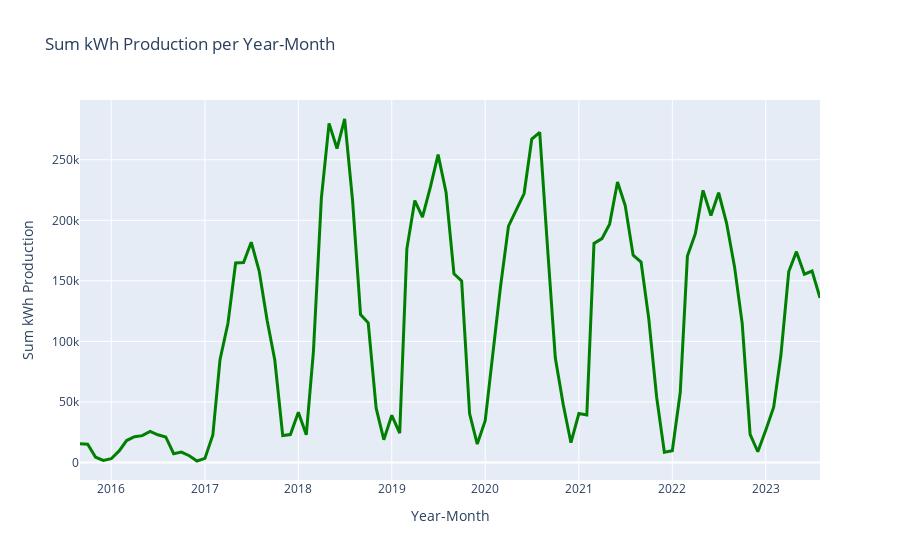

This figure's notebook cell:
### Markdown cell above
We can create a similar visualization but include months alongside years to get a more detailed perspective on the cyclical solar energy pattern in Calgary.

### Code cell
solar_data['date'] = pd.to_datetime(solar_data['date'])

solar_data['year'] = solar_data['date'].dt.year
solar_data['month'] = solar_data['date'].dt.month

# Find total kWh produced for each year and month
sum_kWh_per_month = solar_data.groupby(['year', 'month'])['kWh'].sum().reset_index()
sum_kWh_per_month['year_month'] = sum_kWh_per_month.apply(lambda x: f"{int(x['year'])}-{int(x['month']):02d}", axis=1)

month_fig = px.line(sum_kWh_per_month, x='year_month', y='kWh', title='Sum kWh Production per Year-Month',
                    labels={'year_month': 'Year-Month', 'kWh': 'Sum kWh Production'})

month_fig.update_traces(line=dict(color='green', width=3)).show()

### Figure 1 — Plotly figure (JSON) as saved in the notebook; plotly's stock layout.template omitted (floating-point values rounded to 4 significant figures)
{"data": [{"hovertemplate": "Year-Month=%{x}<br>Sum kWh Production=%{y}<extra></extra>", "legendgroup": "", "line": {"color": "green", "dash": "solid", "width": 3}, "marker": {"symbol": "circle"}, "mode": "lines", "name": "", "orientation": "v", "showlegend": false, "type": "scatter", "x": ["2015-09", "2015-10", "2015-11", "2015-12", "2016-01", "2016-02", "2016-03", "2016-04", "2016-05", "2016-06", "2016-07", "2016-08", "2016-09", "2016-10", "2016-11", "2016-12", "2017-01", "2017-02", "2017-03", "2017-04", "2017-05", "2017-06", "2017-07", "2017-08", "2017-09", "2017-10", "2017-11", "2017-12", "2018-01", "2018-02", "2018-03", "2018-04", "2018-05", "2018-06", "2018-07", "2018-08", "2018-09", "2018-10", "2018-11", "2018-12", "2019-01", "2019-02", "2019-03", "2019-04", "2019-05", "2019-06", "2019-07", "2019-08", "2019-09", "2019-10", "2019-11", "2019-12", "2020-01", "2020-02", "2020-03", "2020-04", "2020-05", "2020-06", "2020-07", "2020-08", "2020-09", "2020-10", "2020-11", "2020-12", "2021-01", "2021-02", "2021-03", "2021-04", "2021-05", "2021-06", "2021-07", "2021-08", "2021-09", "2021-10", "2021-11", "2021-12", "2022-01", "2022-02", "2022-03", "2022-04", "2022-05", "2022-06", "2022-07", "2022-08", "2022-09", "2022-10", "2022-11", "2022-12", "2023-01", "2023-02", "2023-03", "2023-04", "2023-05", "2023-06", "2023-07", "2023-08"], "xaxis": "x", "y": [15480.0, 15070.0, 4303.0, 1723.0, 3082.0, 9544.0, 18110.0, 21240.0, 22150.0, 25610.0, 22870.0, 21050.0, 7249.0, 8607.0, 5538.0, 1207.0, 3338.0, 22750.0, 84850.0, 114900.0, 164800.0, 165100.0, 181900.0, 158000.0, 117500.0, 84580.0, 22190.0, 23050.0, 41380.0, 22880.0, 91760.0, 218300.0, 280100.0, 259300.0, 283700.0, 216000.0, 122200.0, 115300.0, 44850.0, 18800.0, 38950.0, 24250.0, 176400.0, 216300.0, 202700.0, 227600.0, 254200.0, 223200.0, 155900.0, 149900.0, 40330.0, 15190.0, 34530.0, 93820.0, 145400.0, 195300.0, 208000.0, 222100.0, 267100.0, 272700.0, 176100.0, 86180.0, 47580.0, 16330.0, 40430.0, 39210.0, 180900.0, 184900.0, 196800.0, 231600.0, 212200.0, 171200.0, 165600.0, 118800.0, 53660.0, 8375.0, 9733.0, 57760.0, 170400.0, 189000.0, 224800.0, 203900.0, 222800.0, 197700.0, 161700.0, 114900.0, 23290.0, 8858.0, 26650.0, 45640.0, 88080.0, 157700.0, 174100.0, 155400.0, 158100.0, 135900.0], "yaxis": "y"}], "layout": {"legend": {"tracegroupgap": 0}, "title": {"text": "Sum kWh Production per Year-Month"}, "xaxis": {"anchor": "y", "domain": [0, 1], "title": {"text": "Year-Month"}}, "yaxis": {"anchor": "x", "domain": [0, 1], "title": {"text": "Sum kWh Production"}}}}
